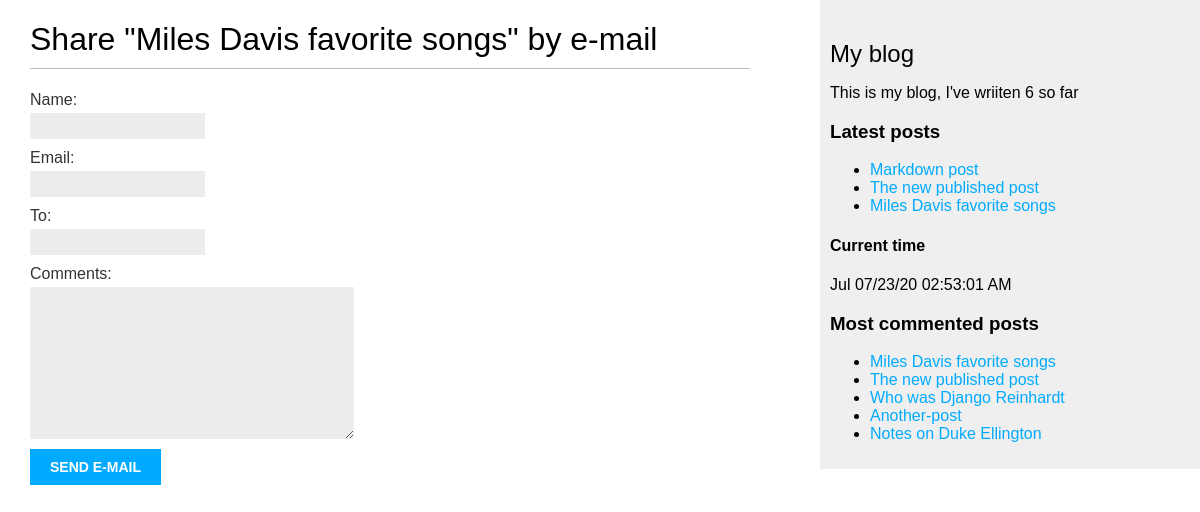
/blog/4/share/, run on the app's committed database.
### blog/models.py (models this page shows, shortened)
class Post(models.Model):
    STATUS_CHOICES = (
        ('draft', 'Draft'),
        ('published', 'Published'),
    )
    title = models.CharField(max_length = 250)
    slug = models.SlugField(max_length = 250, unique_for_date = 'publish')
    author = models.ForeignKey(User, on_delete = models.CASCADE, related_name = 'blog_posts')
    body = models.TextField()
    publish = models.DateTimeField(default = timezone.now) # date with timezone info
    created = models.DateField(auto_now_add = True) # date when post initially created
    updated = models.DateTimeField(auto_now=True)
    status = models.CharField(max_length = 10, choices = STATUS_CHOICES, default = 'draft')
    objects = models.Manager()
    published = PublishedManager()
    class Meta:     # just a class container with some options (metadata)
        ordering = ('-publish', )   # the negative puts in descending order from most recently pubished
    def get_absolute_url(self):
        return reverse("blog:post_detail",   # define args next, kwargs can also be implmented
                         args=[self.publish.year,
                               self.publish.month,
                               self.publish.day,
                               self.slug ])
    tags = TaggableManager()

### blog/views.py (the view)
# urls.py: path('<int:post_id>/share/', views.post_share, name = 'post_share'),
def post_share(request, post_id):
    post = get_object_or_404(Post, id = post_id, status = "published")
    sent = False
    if request.method == 'POST':
        form = EmailPostForm(request.POST)
        print('form is', form)
        if form.is_valid():
            cd = form.cleaned_data
            print("cd is", cd)
            post_url = request.build_absolute_uri(post.get_absolute_url())
            subject = f"{cd['name']} recommends you read " f"{post.title}"
            message = f"Read {post.title} at {post_url} \n\n" f"{cd['name']}\'s comments: {cd['comments']}"
            send_mail(subject, message, 'sktestdjango@gmail.com', [cd['to']])
            sent = True   # used to show successs message
    else:  # show blank form
        form = EmailPostForm()
    context = {'post': post, 'form': form, 'sent': sent}
    return render(request, 'blog/post/share.html', context)

### blog/forms.py
class EmailPostForm(forms.Form):
    name = forms.CharField(max_length = 25)
    email = forms.EmailField()
    to = forms.EmailField()
    comments = forms.CharField(required = False, widget = forms.Textarea)

### blog/models.py (called while the page is built)
    def get_queryset(self):
        return super(PublishedManager, self).get_queryset().filter(status='published')

### blog/templatetags/blog_tags.py (called while the page is built)
@register.simple_tag
def total_posts():
    return Post.published.count()

@register.simple_tag(name = 'time')
def show_current_time():
     return datetime.datetime.now().strftime(format_string)

@register.inclusion_tag('blog/post/latest_posts.html')
def show_latest_posts(count=5):
    latest_posts = Post.published.order_by('-publish')[:count]
    return {'latest_posts': latest_posts}

@register.simple_tag
def get_most_commented_posts(count = 5):
     return Post.published.annotate(total_comments = Count('comments')).order_by('-total_comments')[:count]

### blog/templates/blog/post/share.html (shortened to what this page needs)
{% extends "blog/base.html" %}
{% block content %}
    {% if sent %}
        <h1> E-mail succesfully sent </h1>
        <p>
            "{{ post.title}}" was succesfully sent to {{ form.cleaned_data.to}}.
        </p>
    {% else %}
        <h1> Share "{{ post.title }}" by e-mail </h1>
        <form method = "post">
            {% for field in form %}
                <div>
                    {{ field.label_tag }} {{ field }}
                </div>
            {% endfor %}
            <input type = "submit" value = "Send e-mail">
        </form>
    {% endif %}
{% endblock %}

### blog/templates/blog/base.html (shortened to what this page needs)
{% load blog_tags %}
{% load static %}
<!DOCTYPE html>
<html>
    <head>
        <link href = "{% static "css/blog.css"%}" rel = "stylesheet">
    </head>
    <body>
          <div id = "content">
               {% block content %}
               {% endblock %}
          </div>
          <div id = "sidebar">
               <h2> My blog </h2>
               <p> This is my blog, I've wriiten {% total_posts %} so far </p>
               <h3> Latest posts </h3>
               {% show_latest_posts 3 %}
               <h4> Current time </h4>
               {% time %}
               <h3> Most commented posts </h3>
               {% get_most_commented_posts as most_commented_posts %}
               <ul>
                    {% for post in most_commented_posts %}
                         <li>
                              <a href = "{{post.get_absolute_url}}"> {{post.title}} </a>
                         </li>
                    {% endfor %}
               </ul>
          </div>
    </body>
</html>

### blog/templates/blog/post/latest_posts.html
<ul>
     {% for post in latest_posts %}
          <li>
               <a href = "{{ post.get_absolute.url }}"> {{ post.title }} </a>
          </li>
     {% endfor%}
</ul>

### blog/static/css/blog.css (style rules this page uses)
body { margin:0; padding:0; font-family:helvetica, sans-serif; }
a { color:#00abff; text-decoration:none; }
h1 { font-weight:normal; border-bottom:1px solid #bbb; padding:0 0 10px 0; }
h2 { font-weight:normal; margin:30px 0 0; }
#content { float:left; width:60%; padding:0 0 0 30px; }
#sidebar { float:right; width:30%; padding:10px; background:#efefef; height:100%; }
label { float:left; clear:both; color:#333; margin-bottom:4px; }
input, textarea { clear:both; float:left; margin:0 0 10px; background:#ededed; border:0; padding:6px 10px; font-size:12px; }
input[type=submit] { font-weight:bold; background:#00abff; color:#fff; padding:10px 20px; font-size:14px; text-transform:uppercase; }

### data on the page
Post: title "Miles Davis favorite songs"
Post: title "Markdown post"
Post: title "The new published post"
Post: title "Who was Django Reinhardt"
Post: title "Another-post"
Post: title "Notes on Duke Ellington"

### other printed values
{{ field.label_tag }} "Name:" "Email:" "To:" "Comments:"
